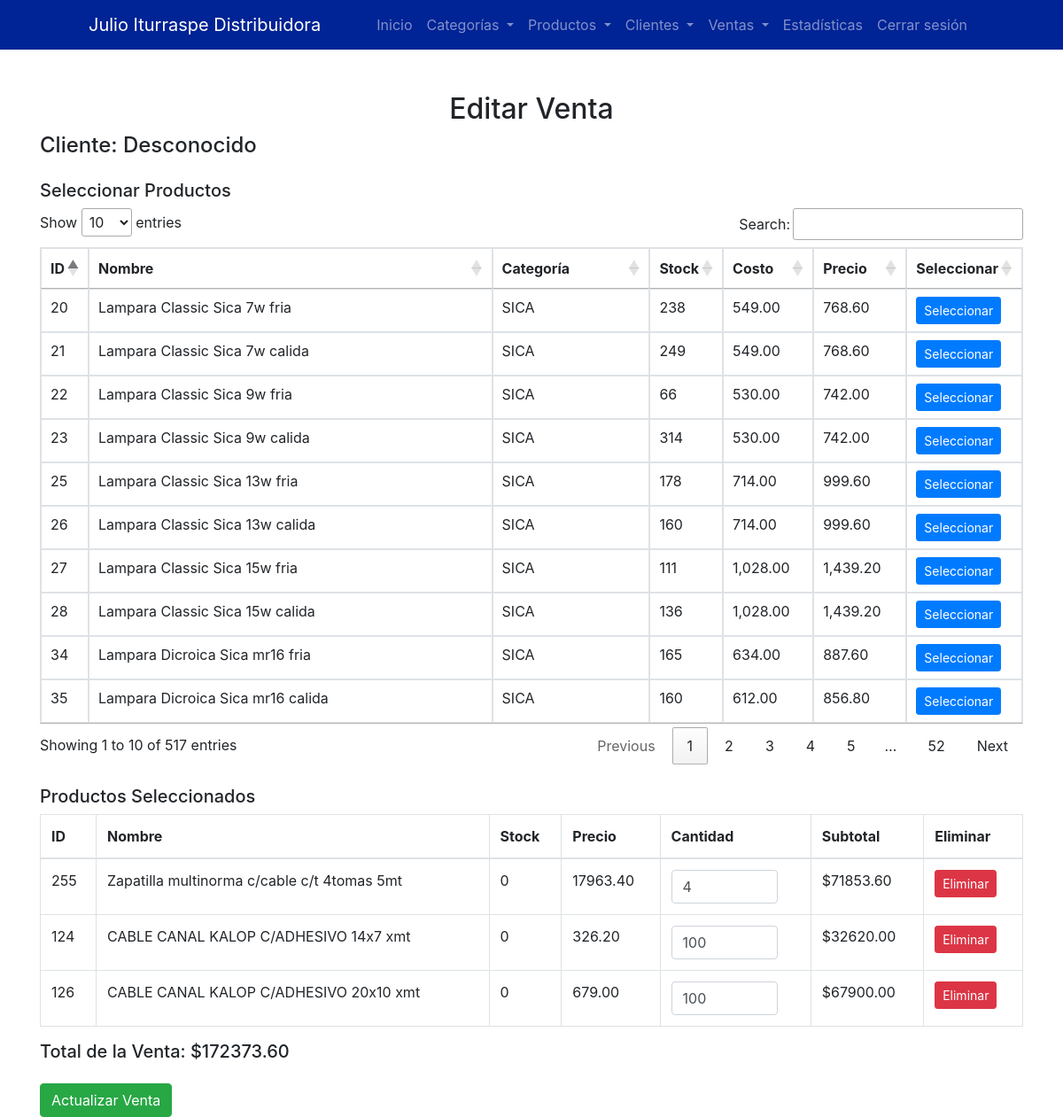
/frontend/pages/salesEdit.php?sale_id=1165 (signed in), run on the app's committed database.
### tables this page shows
CREATE TABLE `products` (
  `id` int(11) NOT NULL,
  `cod` varchar(20) NOT NULL,
  `category_id` int(11) DEFAULT NULL,
  `name` varchar(100) NOT NULL,
  `description` text,
  `stock` int(100) DEFAULT '0',
  `low_stock_level` int(11) DEFAULT '5',
  `cost` decimal(15,2) DEFAULT NULL,
  `price` decimal(15,2) DEFAULT NULL,
  `image_url` varchar(255) DEFAULT NULL,
  `list_price` decimal(15,2) NOT NULL,
  `discount1` varchar(5) DEFAULT NULL,
  `discount2` varchar(5) DEFAULT NULL,
  `discount3` varchar(5) DEFAULT NULL,
  `discount4` varchar(5) DEFAULT NULL,
  `is_active` tinyint(1) DEFAULT '1'
);

CREATE TABLE `categories` (
  `id` int(11) NOT NULL,
  `name` varchar(50) NOT NULL,
  `description` text,
  `porcentaje` decimal(5,2) DEFAULT '0.00'
);

### backend/controllers/clientController.php (called while the page is built, shortened)
<?php
require_once __DIR__ . '/../config/database.php';
class ClientController {
    private $conn;
    public function __construct() {
        $database = new Database();
        $this->conn = $database->getConnection();
    }
    public function getClientById($id) {
        $query = "SELECT * FROM clients WHERE id = :id";
        $stmt = $this->conn->prepare($query);
        $stmt->bindParam(':id', $id, PDO::PARAM_INT);
        $stmt->execute();
        return $stmt->fetch(PDO::FETCH_ASSOC);
    }
}

### backend/config/database.php (called while the page is built, shortened)
<?php
class Database {
    private $host = "db";
    private $db_name = "distji_s";
    private $username = "distji_s";
    private $password = "J*OqzaQ4fW";
    public function getConnection() {
        $this->conn = null;
        try {
            $this->conn = new PDO("mysql:host=" . $this->host . ";dbname=" . $this->db_name, $this->username, $this->password);
            $this->conn->setAttribute(PDO::ATTR_ERRMODE, PDO::ERRMODE_EXCEPTION);
        } catch(PDOException $exception) {
            echo "Error de conexión: " . $exception->getMessage();
        }
        return $this->conn;
    }
}

### backend/controllers/saleController.php (called while the page is built, shortened)
<?php
require_once '../../backend/config/database.php';
require_once 'productController.php';
class SaleController {
    private $conn;
    public function __construct() {
        $database = new Database();
        $this->conn = $database->getConnection();
    }
    public function getSaleDetails($sale_id) {
        $query = "
            SELECT s.id AS sale_id, s.sale_date, s.total AS sale_total, s.amount_paid,
                   c.name AS client_name,
                   p.id AS product_id, p.name AS product_name, si.quantity, si.price
            FROM sales s
            JOIN clients c ON s.client_id = c.id
            JOIN sale_details si ON s.id = si.sale_id
            JOIN products p ON si.product_id = p.id
            WHERE s.id = :sale_id
        ";
        $stmt = $this->conn->prepare($query);
        $stmt->bindParam(':sale_id', $sale_id, PDO::PARAM_INT);
        $stmt->execute();
        $saleData = $stmt->fetchAll(PDO::FETCH_ASSOC);
        $saleDetails = [
            'sale_id'    => $saleData[0]['sale_id'],
            'sale_date'  => $saleData[0]['sale_date'],
            'sale_total' => $saleData[0]['sale_total'],
            'amount_paid'=> $saleData[0]['amount_paid'],
            'client_name'=> $saleData[0]['client_name'],
            'items'      => []
        ];
        foreach ($saleData as $row) {
            $saleDetails['items'][] = [
                'product_id'   => $row['product_id'],
                'product_name' => $row['product_name'],
                'quantity'     => $row['quantity'],
                'price'        => $row['price']
            ];
        }
        return $saleDetails;
    }
}

### backend/controllers/productController.php (called while the page is built, shortened)
<?php
require_once __DIR__ . '/../config/database.php';
class ProductController {
    private $conn;
    public function __construct() {
        $database = new Database();
        $this->conn = $database->getConnection();
    }
    public function getProductsWithCalculatedPrice() {
        $query = "
            SELECT products.id, products.cod, products.name, categories.name AS category_name,
                   products.stock, products.low_stock_level, products.cost, products.image_url,
                   categories.porcentaje AS category_percentage  -- Incluir el porcentaje de la categoría
            FROM products
            JOIN categories ON products.category_id = categories.id
            WHERE products.is_active = 1";
        $stmt = $this->conn->prepare($query);
        $stmt->execute();
        $products = $stmt->fetchAll(PDO::FETCH_ASSOC);
        foreach ($products as &$product) {
            $categoryMultiplier = 1 + ($product['category_percentage'] / 100);
        }
        return $products;
    }
}

### frontend/pages/salesEdit.php (the view, shortened to what this page needs)
<?php
require_once '../../backend/controllers/saleController.php';
require_once '../../backend/controllers/clientController.php';
require_once '../../backend/controllers/productController.php';
$sale_id = $_GET['sale_id'];
$saleController = new SaleController();
$saleDetails = $saleController->getSaleDetails($sale_id);
$clientController = new ClientController();
$productController = new ProductController();
$client = $clientController->getClientById($saleDetails['client_id'] ?? 0);
$products = $productController->getProductsWithCalculatedPrice();
?>
<!DOCTYPE html>
<html lang="es">
<head>
  <link href="https://stackpath.bootstrapcdn.com/bootstrap/4.5.2/css/bootstrap.min.css" rel="stylesheet">
  <link rel="stylesheet" type="text/css" href="https://cdn.datatables.net/1.11.5/css/jquery.dataTables.min.css">
</head>
<body>
  <?php include_once '../components/navbar.php'; ?>
  <div class="container mt-5">
    <h2 class="text-center">Editar Venta</h2>
    <h4>Cliente: <?php echo $client['name'] ?? 'Desconocido'; ?></h4>
    <h5 class="mt-4">Seleccionar Productos</h5>
    <table class="table table-bordered" id="productsTable">
      <thead>
        <tr>
          <th>ID</th>
          <th>Nombre</th>
          <th>Categoría</th>
          <th>Stock</th>
          <th>Costo</th>
          <th>Precio</th>
          <th>Seleccionar</th>
        </tr>
      </thead>
      <tbody>
        <?php foreach ($products as $product): ?>
          <tr>
            <td><?php echo $product['id']; ?></td>
            <td><?php echo $product['name']; ?></td>
            <td><?php echo $product['category_name']; ?></td>
            <td><?php echo $product['stock']; ?></td>
            <td><?php echo number_format($product['cost'], 2); ?></td>
            <td><?php echo number_format($product['price'], 2); ?></td>
            <td>
              <button class="btn btn-primary btn-sm" onclick="addProduct(<?php echo $product['id']; ?>, '<?php echo $product['name']; ?>', <?php echo $product['stock']; ?>, <?php echo $product['price']; ?>)">Seleccionar</button>
            </td>
          </tr>
        <?php endforeach; ?>
      </tbody>
    </table>
    <h5 class="mt-4">Productos Seleccionados</h5>
    <table class="table table-bordered" id="selectedProductsTable">
      <thead>
        <tr>
          <th>ID</th>
          <th>Nombre</th>
          <th>Stock</th>
          <th>Precio</th>
          <th>Cantidad</th>
          <th>Subtotal</th>
          <th>Eliminar</th>
        </tr>
      </thead>
      <tbody id="selectedProductsBody">
      </tbody>
    </table>
    <h5>Total de la Venta: $<span id="totalSale">0.00</span></h5>
    <button class="btn btn-success mt-3" onclick="updateSale()">Actualizar Venta</button>
  </div>
</body>
</html>

### data on the page
products: id "20", name "Lampara Classic Sica 7w fria", category.name "SICA", stock "238", cost "549.00", price "768.60"
products: id "21", name "Lampara Classic Sica 7w calida", category.name "SICA", stock "249", cost "549.00", price "768.60"
products: id "22", name "Lampara Classic Sica 9w fria", category.name "SICA", stock "66", cost "530.00", price "742.00"
products: id "23", name "Lampara Classic Sica 9w calida", category.name "SICA", stock "314", cost "530.00", price "742.00"
products: id "25", name "Lampara Classic Sica 13w fria", category.name "SICA", stock "178", cost "714.00", price "999.60"
products: id "26", name "Lampara Classic Sica 13w calida", category.name "SICA", stock "160", cost "714.00", price "999.60"
products: id "27", name "Lampara Classic Sica 15w fria", category.name "SICA", stock "111", cost "1,028.00", price "1,439.20"
products: id "28", name "Lampara Classic Sica 15w calida", category.name "SICA", stock "136", cost "1,028.00", price "1,439.20"
products: id "34", name "Lampara Dicroica Sica mr16 fria", category.name "SICA", stock "165", cost "634.00", price "887.60"
products: id "35", name "Lampara Dicroica Sica mr16 calida", category.name "SICA", stock "160", cost "612.00", price "856.80"

### other printed values
$client['name'] "Desconocido"
